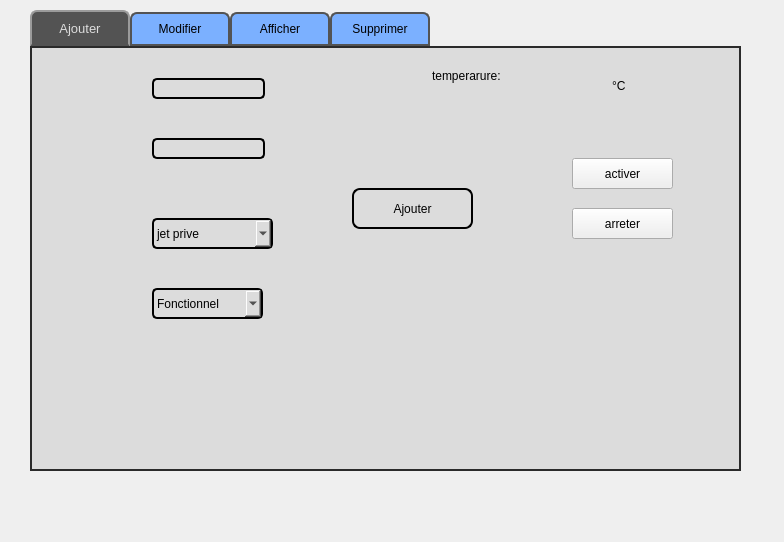
<?xml version="1.0" encoding="UTF-8"?>
<ui version="4.0">
 <class>dialogA</class>
 <widget class="QDialog" name="dialogA">
  <property name="geometry">
   <rect>
    <x>0</x>
    <y>0</y>
    <width>784</width>
    <height>542</height>
   </rect>
  </property>
  <property name="windowTitle">
   <string>Dialog</string>
  </property>
  <property name="styleSheet">
   <string notr="true"/>
  </property>
  <widget class="QTabWidget" name="AVION">
   <property name="geometry">
    <rect>
     <x>30</x>
     <y>10</y>
     <width>711</width>
     <height>461</height>
    </rect>
   </property>
   <property name="styleSheet">
    <string notr="true">QTabWidget::pane { /* The tab widget frame */
border-top: 2px solid #2a2a2a; 
border-left: 2px solid #2a2a2a;
border-right: 2px solid #2a2a2a ; 
border-bottom: 2px solid #2a2a2a; 
background: #dcdcdc;
	
	
	/*border-top-color: rgb(0, 0, 0);*/

}
QTabWidget::tab-bar {
left: 0px; /* move to the right by 5px */
}
QTabBar::tab {

/*background: #dcdcdc;*/
	background-color: rgb(123, 176, 255);
border: 2px solid #535353;
border-bottom-color: #535353; 
border-top-left-radius: 7px;
border-top-right-radius: 7px;
min-width: 80px;
padding: 8px;
color: rgb(50, 50, 162);
	color: rgb(0, 0, 0);
font-size:12px;
font-family:Arial, Helvetica, sans-serif;
}
QTabBar::tab:selected,QTabBar::tab:hover {
	
	
	color: rgb(255, 255, 255);
	background-color: #535353;
}
QTabBar::tab:selected {
border-color: #9B9B9B;
border-bottom-color: #535353; /* same as pane color */
color: #dcdcdc;
font-size:13px;
font-family:Arial, Helvetica, sans-serif;
}
QTabBar::tab:!selected {
margin-top: 2px; /* make non-selected tabs look smaller */
}</string>
   </property>
   <property name="currentIndex">
    <number>0</number>
   </property>
   <widget class="QWidget" name="tab">
    <attribute name="title">
     <string>Ajouter</string>
    </attribute>
    <widget class="QLabel" name="label">
     <property name="geometry">
      <rect>
       <x>30</x>
       <y>30</y>
       <width>51</width>
       <height>16</height>
      </rect>
     </property>
     <property name="styleSheet">
      <string notr="true">color: #dcdcdc;
font: 9pt &quot;Bernard MT Condensed&quot;;</string>
     </property>
     <property name="text">
      <string>Identifiant</string>
     </property>
    </widget>
    <widget class="QLabel" name="label_2">
     <property name="geometry">
      <rect>
       <x>30</x>
       <y>100</y>
       <width>47</width>
       <height>13</height>
      </rect>
     </property>
     <property name="styleSheet">
      <string notr="true">color: #dcdcdc;
font: 9pt &quot;Bernard MT Condensed&quot;;</string>
     </property>
     <property name="text">
      <string>Capacité</string>
     </property>
    </widget>
    <widget class="QLabel" name="label_3">
     <property name="geometry">
      <rect>
       <x>30</x>
       <y>250</y>
       <width>47</width>
       <height>13</height>
      </rect>
     </property>
     <property name="styleSheet">
      <string notr="true">color: #dcdcdc;
font: 9pt &quot;Bernard MT Condensed&quot;;</string>
     </property>
     <property name="text">
      <string>Etat</string>
     </property>
    </widget>
    <widget class="QLabel" name="label_4">
     <property name="geometry">
      <rect>
       <x>30</x>
       <y>180</y>
       <width>47</width>
       <height>13</height>
      </rect>
     </property>
     <property name="styleSheet">
      <string notr="true">color: #dcdcdc;
font: 9pt &quot;Bernard MT Condensed&quot;;</string>
     </property>
     <property name="text">
      <string>Type</string>
     </property>
    </widget>
    <widget class="QLineEdit" name="le_identifiant">
     <property name="geometry">
      <rect>
       <x>120</x>
       <y>30</y>
       <width>113</width>
       <height>21</height>
      </rect>
     </property>
     <property name="styleSheet">
      <string notr="true">background-color: #dcdcdc;
color: rgb(0, 0, 0);
border: 2px solid ;
  border-radius: 5px</string>
     </property>
    </widget>
    <widget class="QLineEdit" name="le_capacite">
     <property name="geometry">
      <rect>
       <x>120</x>
       <y>90</y>
       <width>113</width>
       <height>21</height>
      </rect>
     </property>
     <property name="styleSheet">
      <string notr="true">background-color: #dcdcdc;
color: rgb(0, 0, 0);
border: 2px solid ;
  border-radius: 5px</string>
     </property>
     <property name="maxLength">
      <number>2</number>
     </property>
    </widget>
    <widget class="QPushButton" name="pb_Ajouter">
     <property name="geometry">
      <rect>
       <x>320</x>
       <y>140</y>
       <width>121</width>
       <height>41</height>
      </rect>
     </property>
     <property name="styleSheet">
      <string notr="true">QPushButton {
color: rgb(0, 0, 0);
background:#dcdcdc;
border: none;
font-size:12px;
font-family:Arial, Helvetica, sans-serif;
border: 2px solid ;
border-radius: 8px;
}
QPushButton:hover {
color:#fff;
	background-color:#535353;
border: none;
}
</string>
     </property>
     <property name="text">
      <string>Ajouter</string>
     </property>
    </widget>
    <widget class="QLabel" name="label_14">
     <property name="geometry">
      <rect>
       <x>440</x>
       <y>247</y>
       <width>51</width>
       <height>20</height>
      </rect>
     </property>
     <property name="text">
      <string/>
     </property>
     <property name="pixmap">
      <pixmap>D:/Esprit/2eme année/semestre 1/projet cpp/logo/logo 1.3.png</pixmap>
     </property>
    </widget>
    <widget class="QLabel" name="label_15">
     <property name="geometry">
      <rect>
       <x>481</x>
       <y>213</y>
       <width>20</width>
       <height>20</height>
      </rect>
     </property>
     <property name="text">
      <string/>
     </property>
     <property name="pixmap">
      <pixmap>D:/Esprit/2eme année/semestre 1/projet cpp/logo/logo4.png</pixmap>
     </property>
    </widget>
    <widget class="QLabel" name="label_16">
     <property name="geometry">
      <rect>
       <x>-50</x>
       <y>-40</y>
       <width>1000</width>
       <height>500</height>
      </rect>
     </property>
     <property name="styleSheet">
      <string notr="true">
x=-340 ; y=-140 ; largeur= 1501 ; hauteur= 701</string>
     </property>
     <property name="text">
      <string/>
     </property>
     <property name="pixmap">
      <pixmap>D:/Esprit/2eme année/semestre 1/projet cpp/logo/image10.jpg</pixmap>
     </property>
    </widget>
    <widget class="QComboBox" name="cb_etat">
     <property name="geometry">
      <rect>
       <x>120</x>
       <y>240</y>
       <width>111</width>
       <height>31</height>
      </rect>
     </property>
     <property name="styleSheet">
      <string notr="true">background-color: #dcdcdc;
color: rgb(0, 0, 0);
border: 2px solid ;
  border-radius: 5px
</string>
     </property>
     <item>
      <property name="text">
       <string>Fonctionnel</string>
      </property>
     </item>
     <item>
      <property name="text">
       <string>Endommage</string>
      </property>
     </item>
     <item>
      <property name="text">
       <string>En reparration</string>
      </property>
     </item>
    </widget>
    <widget class="QComboBox" name="cb_type">
     <property name="geometry">
      <rect>
       <x>120</x>
       <y>170</y>
       <width>121</width>
       <height>31</height>
      </rect>
     </property>
     <property name="styleSheet">
      <string notr="true">background-color: #dcdcdc;
color: rgb(0, 0, 0);
border: 2px solid ;
  border-radius: 5px
</string>
     </property>
     <item>
      <property name="text">
       <string>jet prive</string>
      </property>
     </item>
     <item>
      <property name="text">
       <string>avion de tourisme</string>
      </property>
     </item>
     <item>
      <property name="text">
       <string>avion de transport</string>
      </property>
     </item>
     <item>
      <property name="text">
       <string>helicoptere</string>
      </property>
     </item>
    </widget>
    <widget class="QLabel" name="label_22">
     <property name="geometry">
      <rect>
       <x>580</x>
       <y>30</y>
       <width>31</width>
       <height>16</height>
      </rect>
     </property>
     <property name="styleSheet">
      <string notr="true"/>
     </property>
     <property name="text">
      <string>°C</string>
     </property>
    </widget>
    <widget class="QLabel" name="temp">
     <property name="geometry">
      <rect>
       <x>420</x>
       <y>60</y>
       <width>71</width>
       <height>51</height>
      </rect>
     </property>
     <property name="styleSheet">
      <string notr="true"/>
     </property>
     <property name="text">
      <string/>
     </property>
    </widget>
    <widget class="QLabel" name="temperature_2">
     <property name="geometry">
      <rect>
       <x>400</x>
       <y>20</y>
       <width>71</width>
       <height>16</height>
      </rect>
     </property>
     <property name="styleSheet">
      <string notr="true"/>
     </property>
     <property name="text">
      <string>temperarure:</string>
     </property>
    </widget>
    <widget class="QPushButton" name="activer">
     <property name="geometry">
      <rect>
       <x>540</x>
       <y>110</y>
       <width>101</width>
       <height>31</height>
      </rect>
     </property>
     <property name="text">
      <string>activer</string>
     </property>
    </widget>
    <widget class="QPushButton" name="arreter">
     <property name="geometry">
      <rect>
       <x>540</x>
       <y>160</y>
       <width>101</width>
       <height>31</height>
      </rect>
     </property>
     <property name="text">
      <string>arreter</string>
     </property>
    </widget>
    <zorder>label_16</zorder>
    <zorder>label</zorder>
    <zorder>label_2</zorder>
    <zorder>label_3</zorder>
    <zorder>label_4</zorder>
    <zorder>le_identifiant</zorder>
    <zorder>le_capacite</zorder>
    <zorder>pb_Ajouter</zorder>
    <zorder>label_14</zorder>
    <zorder>label_15</zorder>
    <zorder>cb_etat</zorder>
    <zorder>cb_type</zorder>
    <zorder>label_22</zorder>
    <zorder>temp</zorder>
    <zorder>temperature_2</zorder>
    <zorder>activer</zorder>
    <zorder>arreter</zorder>
   </widget>
   <widget class="QWidget" name="tab_2">
    <attribute name="title">
     <string>Modifier</string>
    </attribute>
    <widget class="QLabel" name="label_8">
     <property name="geometry">
      <rect>
       <x>30</x>
       <y>30</y>
       <width>51</width>
       <height>16</height>
      </rect>
     </property>
     <property name="styleSheet">
      <string notr="true">color: #dcdcdc;
font: 9pt &quot;Bernard MT Condensed&quot;;</string>
     </property>
     <property name="text">
      <string>Identifiant</string>
     </property>
    </widget>
    <widget class="QLabel" name="label_9">
     <property name="geometry">
      <rect>
       <x>30</x>
       <y>70</y>
       <width>47</width>
       <height>13</height>
      </rect>
     </property>
     <property name="styleSheet">
      <string notr="true">color: #dcdcdc;
font: 9pt &quot;Bernard MT Condensed&quot;;</string>
     </property>
     <property name="text">
      <string>Capacité</string>
     </property>
    </widget>
    <widget class="QLabel" name="label_10">
     <property name="geometry">
      <rect>
       <x>30</x>
       <y>120</y>
       <width>47</width>
       <height>13</height>
      </rect>
     </property>
     <property name="styleSheet">
      <string notr="true">color: #dcdcdc;
font: 9pt &quot;Bernard MT Condensed&quot;;</string>
     </property>
     <property name="text">
      <string>Type</string>
     </property>
    </widget>
    <widget class="QLabel" name="label_11">
     <property name="geometry">
      <rect>
       <x>30</x>
       <y>170</y>
       <width>47</width>
       <height>13</height>
      </rect>
     </property>
     <property name="styleSheet">
      <string notr="true">color: #dcdcdc;
font: 9pt &quot;Bernard MT Condensed&quot;;</string>
     </property>
     <property name="text">
      <string>Etat</string>
     </property>
    </widget>
    <widget class="QLineEdit" name="le_capacite_2">
     <property name="geometry">
      <rect>
       <x>110</x>
       <y>70</y>
       <width>113</width>
       <height>21</height>
      </rect>
     </property>
     <property name="styleSheet">
      <string notr="true">background-color: #dcdcdc;
color: rgb(0, 0, 0);
border: 2px solid ;
  border-radius: 5px</string>
     </property>
    </widget>
    <widget class="QPushButton" name="pushButton_modifier_2">
     <property name="geometry">
      <rect>
       <x>220</x>
       <y>230</y>
       <width>111</width>
       <height>41</height>
      </rect>
     </property>
     <property name="styleSheet">
      <string notr="true">QPushButton {
color: rgb(0, 0, 0);
background:#dcdcdc;
border: none;
font-size:12px;
font-family:Arial, Helvetica, sans-serif;
border: 2px solid ;
border-radius: 8px;
}
QPushButton:hover {
color:#fff;
	background-color:#535353;
border: none;
}
</string>
     </property>
     <property name="text">
      <string>Modifier</string>
     </property>
    </widget>
    <widget class="QComboBox" name="cb_modifier">
     <property name="geometry">
      <rect>
       <x>110</x>
       <y>20</y>
       <width>111</width>
       <height>22</height>
      </rect>
     </property>
     <property name="styleSheet">
      <string notr="true">background-color: #dcdcdc;
color: rgb(0, 0, 0);
border: 2px solid ;
  border-radius: 5px
</string>
     </property>
    </widget>
    <widget class="QComboBox" name="cb_etat_2">
     <property name="geometry">
      <rect>
       <x>350</x>
       <y>170</y>
       <width>111</width>
       <height>22</height>
      </rect>
     </property>
     <property name="styleSheet">
      <string notr="true">background-color: #dcdcdc;
color: rgb(0, 0, 0);
border: 2px solid ;
  border-radius: 5px
</string>
     </property>
     <item>
      <property name="text">
       <string>Fonctionnel</string>
      </property>
     </item>
     <item>
      <property name="text">
       <string>Endommage</string>
      </property>
     </item>
     <item>
      <property name="text">
       <string>En reparration</string>
      </property>
     </item>
    </widget>
    <widget class="QComboBox" name="cb_type_2">
     <property name="geometry">
      <rect>
       <x>350</x>
       <y>120</y>
       <width>111</width>
       <height>22</height>
      </rect>
     </property>
     <property name="styleSheet">
      <string notr="true">background-color: #dcdcdc;
color: rgb(0, 0, 0);
border: 2px solid ;
  border-radius: 5px
</string>
     </property>
     <item>
      <property name="text">
       <string>jet prive</string>
      </property>
     </item>
     <item>
      <property name="text">
       <string>avion de tourisme</string>
      </property>
     </item>
     <item>
      <property name="text">
       <string>avion de transport</string>
      </property>
     </item>
     <item>
      <property name="text">
       <string>helicoptere</string>
      </property>
     </item>
    </widget>
    <widget class="QLabel" name="label_6">
     <property name="geometry">
      <rect>
       <x>-50</x>
       <y>-40</y>
       <width>1000</width>
       <height>500</height>
      </rect>
     </property>
     <property name="styleSheet">
      <string notr="true">
x=-340 ; y=-140 ; largeur= 1501 ; hauteur= 701</string>
     </property>
     <property name="text">
      <string/>
     </property>
     <property name="pixmap">
      <pixmap>D:/Esprit/2eme année/semestre 1/projet cpp/logo/image10.jpg</pixmap>
     </property>
    </widget>
    <widget class="QLineEdit" name="le_type_2">
     <property name="geometry">
      <rect>
       <x>110</x>
       <y>120</y>
       <width>113</width>
       <height>21</height>
      </rect>
     </property>
     <property name="styleSheet">
      <string notr="true">background-color: #dcdcdc;
color: rgb(0, 0, 0);
border: 2px solid ;
  border-radius: 5px</string>
     </property>
     <property name="readOnly">
      <bool>true</bool>
     </property>
    </widget>
    <widget class="QLineEdit" name="le_etat_2">
     <property name="geometry">
      <rect>
       <x>110</x>
       <y>170</y>
       <width>113</width>
       <height>21</height>
      </rect>
     </property>
     <property name="styleSheet">
      <string notr="true">background-color: #dcdcdc;
color: rgb(0, 0, 0);
border: 2px solid ;
  border-radius: 5px</string>
     </property>
     <property name="readOnly">
      <bool>true</bool>
     </property>
    </widget>
    <widget class="QLabel" name="label_7">
     <property name="geometry">
      <rect>
       <x>270</x>
       <y>120</y>
       <width>71</width>
       <height>16</height>
      </rect>
     </property>
     <property name="styleSheet">
      <string notr="true">color: #dcdcdc;
font: 9pt &quot;Bernard MT Condensed&quot;;</string>
     </property>
     <property name="text">
      <string>nouveau type</string>
     </property>
    </widget>
    <widget class="QLabel" name="label_17">
     <property name="geometry">
      <rect>
       <x>270</x>
       <y>170</y>
       <width>61</width>
       <height>16</height>
      </rect>
     </property>
     <property name="styleSheet">
      <string notr="true">color: #dcdcdc;
font: 9pt &quot;Bernard MT Condensed&quot;;</string>
     </property>
     <property name="text">
      <string>nouvel etat</string>
     </property>
    </widget>
    <zorder>label_6</zorder>
    <zorder>label_8</zorder>
    <zorder>label_9</zorder>
    <zorder>label_10</zorder>
    <zorder>label_11</zorder>
    <zorder>le_capacite_2</zorder>
    <zorder>pushButton_modifier_2</zorder>
    <zorder>cb_modifier</zorder>
    <zorder>cb_etat_2</zorder>
    <zorder>cb_type_2</zorder>
    <zorder>le_type_2</zorder>
    <zorder>le_etat_2</zorder>
    <zorder>label_7</zorder>
    <zorder>label_17</zorder>
   </widget>
   <widget class="QWidget" name="Afficher">
    <attribute name="title">
     <string>Afficher</string>
    </attribute>
    <widget class="QPushButton" name="pb_Afficher">
     <property name="geometry">
      <rect>
       <x>70</x>
       <y>10</y>
       <width>81</width>
       <height>21</height>
      </rect>
     </property>
     <property name="styleSheet">
      <string notr="true">QPushButton {
color: rgb(0, 0, 0);
background:#dcdcdc;
border: none;
font-size:12px;
font-family:Arial, Helvetica, sans-serif;
border: 2px solid ;
border-radius: 8px;
}
QPushButton:hover {
color:#fff;
	background-color:#535353;
border: none;
}
</string>
     </property>
     <property name="text">
      <string>Afficher</string>
     </property>
    </widget>
    <widget class="QPushButton" name="pb_pdf">
     <property name="geometry">
      <rect>
       <x>70</x>
       <y>50</y>
       <width>91</width>
       <height>21</height>
      </rect>
     </property>
     <property name="styleSheet">
      <string notr="true">QPushButton {
color: rgb(0, 0, 0);
background:#dcdcdc;
border: none;
font-size:12px;
font-family:Arial, Helvetica, sans-serif;
border: 2px solid ;
border-radius: 8px;
}
QPushButton:hover {
color:#fff;
	background-color:#535353;
border: none;
}
</string>
     </property>
     <property name="text">
      <string>Export pdf</string>
     </property>
    </widget>
    <widget class="QPushButton" name="pb_docExel">
     <property name="geometry">
      <rect>
       <x>70</x>
       <y>90</y>
       <width>101</width>
       <height>21</height>
      </rect>
     </property>
     <property name="styleSheet">
      <string notr="true">QPushButton {
color: rgb(0, 0, 0);
background:#dcdcdc;
border: none;
font-size:12px;
font-family:Arial, Helvetica, sans-serif;
border: 2px solid ;
border-radius: 8px;
}
QPushButton:hover {
color:#fff;
	background-color:#535353;
border: none;
}
</string>
     </property>
     <property name="text">
      <string>Document Excel</string>
     </property>
    </widget>
    <widget class="QTableView" name="tab_afficher">
     <property name="geometry">
      <rect>
       <x>40</x>
       <y>120</y>
       <width>621</width>
       <height>281</height>
      </rect>
     </property>
     <property name="styleSheet">
      <string notr="true">background-color: #dcdcdc;
color: rgb(0, 0, 0);
border: 2px solid ;
border-radius: 10px</string>
     </property>
    </widget>
    <widget class="QGroupBox" name="groupBox">
     <property name="geometry">
      <rect>
       <x>200</x>
       <y>10</y>
       <width>120</width>
       <height>111</height>
      </rect>
     </property>
     <property name="title">
      <string>Recherche</string>
     </property>
     <widget class="QPushButton" name="pb_rechercher">
      <property name="geometry">
       <rect>
        <x>10</x>
        <y>80</y>
        <width>80</width>
        <height>21</height>
       </rect>
      </property>
      <property name="styleSheet">
       <string notr="true">QPushButton {
color: rgb(0, 0, 0);
background:#dcdcdc;
border: none;
font-size:12px;
font-family:Arial, Helvetica, sans-serif;
border: 2px solid ;
border-radius: 8px;
}
QPushButton:hover {
color:#fff;
	background-color:#535353;
border: none;
}
</string>
      </property>
      <property name="text">
       <string>Rechercher</string>
      </property>
     </widget>
     <widget class="QLineEdit" name="le_rechercher">
      <property name="geometry">
       <rect>
        <x>10</x>
        <y>20</y>
        <width>81</width>
        <height>21</height>
       </rect>
      </property>
      <property name="styleSheet">
       <string notr="true">background-color: #dcdcdc;
color: rgb(0, 0, 0);
border: 2px solid ;
  border-radius: 5px</string>
      </property>
     </widget>
     <widget class="QLineEdit" name="le_recherche_avancee">
      <property name="geometry">
       <rect>
        <x>0</x>
        <y>50</y>
        <width>113</width>
        <height>21</height>
       </rect>
      </property>
      <property name="styleSheet">
       <string notr="true">background-color: #dcdcdc;
color: rgb(0, 0, 0);
border: 2px solid ;
  border-radius: 5px</string>
      </property>
     </widget>
    </widget>
    <widget class="QGroupBox" name="groupBox_2">
     <property name="geometry">
      <rect>
       <x>330</x>
       <y>10</y>
       <width>120</width>
       <height>81</height>
      </rect>
     </property>
     <property name="title">
      <string>Trier par:</string>
     </property>
     <widget class="QComboBox" name="cb_trie">
      <property name="geometry">
       <rect>
        <x>10</x>
        <y>40</y>
        <width>91</width>
        <height>22</height>
       </rect>
      </property>
      <property name="styleSheet">
       <string notr="true">background-color: #dcdcdc;
color: rgb(0, 0, 0);
border: 2px solid ;
  border-radius: 5px
</string>
      </property>
      <item>
       <property name="text">
        <string/>
       </property>
      </item>
      <item>
       <property name="text">
        <string>capacite</string>
       </property>
      </item>
      <item>
       <property name="text">
        <string>type</string>
       </property>
      </item>
      <item>
       <property name="text">
        <string>etat</string>
       </property>
      </item>
     </widget>
    </widget>
    <widget class="QGroupBox" name="groupBox_3">
     <property name="geometry">
      <rect>
       <x>510</x>
       <y>10</y>
       <width>120</width>
       <height>111</height>
      </rect>
     </property>
     <property name="title">
      <string>page web</string>
     </property>
     <widget class="QPushButton" name="pb_pageWeb">
      <property name="geometry">
       <rect>
        <x>0</x>
        <y>20</y>
        <width>80</width>
        <height>21</height>
       </rect>
      </property>
      <property name="styleSheet">
       <string notr="true">QPushButton {
color: rgb(0, 0, 0);
background:#dcdcdc;
border: none;
font-size:12px;
font-family:Arial, Helvetica, sans-serif;
border: 2px solid ;
border-radius: 8px;
}
QPushButton:hover {
color:#fff;
	background-color:#535353;
border: none;
}
</string>
      </property>
      <property name="text">
       <string>esprit</string>
      </property>
     </widget>
     <widget class="QPushButton" name="pb_pageweb_2">
      <property name="geometry">
       <rect>
        <x>0</x>
        <y>50</y>
        <width>91</width>
        <height>21</height>
       </rect>
      </property>
      <property name="styleSheet">
       <string notr="true">QPushButton {
color: rgb(0, 0, 0);
background:#dcdcdc;
border: none;
font-size:12px;
font-family:Arial, Helvetica, sans-serif;
border: 2px solid ;
border-radius: 8px;
}
QPushButton:hover {
color:#fff;
	background-color:#535353;
border: none;
}
</string>
      </property>
      <property name="text">
       <string>Solid'Air</string>
      </property>
     </widget>
     <widget class="QPushButton" name="pb_pageweb_3">
      <property name="geometry">
       <rect>
        <x>0</x>
        <y>80</y>
        <width>91</width>
        <height>21</height>
       </rect>
      </property>
      <property name="styleSheet">
       <string notr="true">QPushButton {
color: rgb(0, 0, 0);
background:#dcdcdc;
border: none;
font-size:12px;
font-family:Arial, Helvetica, sans-serif;
border: 2px solid ;
border-radius: 8px;
}
QPushButton:hover {
color:#fff;
	background-color:#535353;
border: none;
}
</string>
      </property>
      <property name="text">
       <string>facebook</string>
      </property>
     </widget>
    </widget>
    <widget class="QLabel" name="label_13">
     <property name="geometry">
      <rect>
       <x>-50</x>
       <y>-40</y>
       <width>1000</width>
       <height>500</height>
      </rect>
     </property>
     <property name="text">
      <string/>
     </property>
     <property name="pixmap">
      <pixmap>D:/Esprit/2eme année/semestre 1/projet cpp/logo/image10.jpg</pixmap>
     </property>
    </widget>
    <zorder>label_13</zorder>
    <zorder>pb_Afficher</zorder>
    <zorder>pb_pdf</zorder>
    <zorder>pb_docExel</zorder>
    <zorder>tab_afficher</zorder>
    <zorder>groupBox</zorder>
    <zorder>groupBox_2</zorder>
    <zorder>groupBox_3</zorder>
   </widget>
   <widget class="QWidget" name="Supprimer">
    <attribute name="title">
     <string>Supprimer</string>
    </attribute>
    <widget class="QLabel" name="label_5">
     <property name="geometry">
      <rect>
       <x>190</x>
       <y>30</y>
       <width>81</width>
       <height>31</height>
      </rect>
     </property>
     <property name="styleSheet">
      <string notr="true">color: #dcdcdc;
font: 9pt &quot;Bernard MT Condensed&quot;;</string>
     </property>
     <property name="text">
      <string>Identifiant</string>
     </property>
    </widget>
    <widget class="QPushButton" name="pb_supprimer">
     <property name="geometry">
      <rect>
       <x>410</x>
       <y>180</y>
       <width>101</width>
       <height>41</height>
      </rect>
     </property>
     <property name="styleSheet">
      <string notr="true">QPushButton {
color: rgb(0, 0, 0);
background:#dcdcdc;
border: none;
font-size:12px;
font-family:Arial, Helvetica, sans-serif;
border: 2px solid ;
border-radius: 8px;
}
QPushButton:hover {
color:#fff;
	background-color:#535353;
border: none;
}
</string>
     </property>
     <property name="text">
      <string>Supprimer</string>
     </property>
    </widget>
    <widget class="QLabel" name="label_12">
     <property name="geometry">
      <rect>
       <x>-40</x>
       <y>160</y>
       <width>261</width>
       <height>251</height>
      </rect>
     </property>
     <property name="text">
      <string/>
     </property>
     <property name="pixmap">
      <pixmap>D:/Esprit/2eme année/semestre 1/projet cpp/logo/logo4.png</pixmap>
     </property>
     <property name="scaledContents">
      <bool>true</bool>
     </property>
    </widget>
    <widget class="QComboBox" name="cb_suppression">
     <property name="geometry">
      <rect>
       <x>290</x>
       <y>30</y>
       <width>141</width>
       <height>31</height>
      </rect>
     </property>
     <property name="styleSheet">
      <string notr="true">background-color: #dcdcdc;
color: rgb(0, 0, 0);
border: 2px solid ;
  border-radius: 5px
</string>
     </property>
    </widget>
    <widget class="QTableView" name="tb_supprimer">
     <property name="geometry">
      <rect>
       <x>50</x>
       <y>110</y>
       <width>581</width>
       <height>51</height>
      </rect>
     </property>
     <property name="styleSheet">
      <string notr="true">background-color: #dcdcdc;
color: rgb(0, 0, 0);
border: 2px solid ;
border-radius: 10px</string>
     </property>
    </widget>
    <widget class="QLabel" name="label_18">
     <property name="geometry">
      <rect>
       <x>-50</x>
       <y>-40</y>
       <width>1000</width>
       <height>500</height>
      </rect>
     </property>
     <property name="styleSheet">
      <string notr="true">
x=-340 ; y=-140 ; largeur= 1501 ; hauteur= 701</string>
     </property>
     <property name="text">
      <string/>
     </property>
     <property name="pixmap">
      <pixmap>D:/Esprit/2eme année/semestre 1/projet cpp/logo/image10.jpg</pixmap>
     </property>
    </widget>
    <zorder>label_18</zorder>
    <zorder>label_12</zorder>
    <zorder>label_5</zorder>
    <zorder>pb_supprimer</zorder>
    <zorder>cb_suppression</zorder>
    <zorder>tb_supprimer</zorder>
   </widget>
  </widget>
  <widget class="QLabel" name="label_19">
   <property name="geometry">
    <rect>
     <x>-30</x>
     <y>-40</y>
     <width>1281</width>
     <height>631</height>
    </rect>
   </property>
   <property name="styleSheet">
    <string notr="true">
x=-340 ; y=-140 ; largeur= 1501 ; hauteur= 701</string>
   </property>
   <property name="text">
    <string/>
   </property>
   <property name="pixmap">
    <pixmap>../263573470_942865569947147_5815067975028920675_n.jpg</pixmap>
   </property>
  </widget>
  <zorder>label_19</zorder>
  <zorder>AVION</zorder>
 </widget>
 <resources/>
 <connections/>
</ui>
